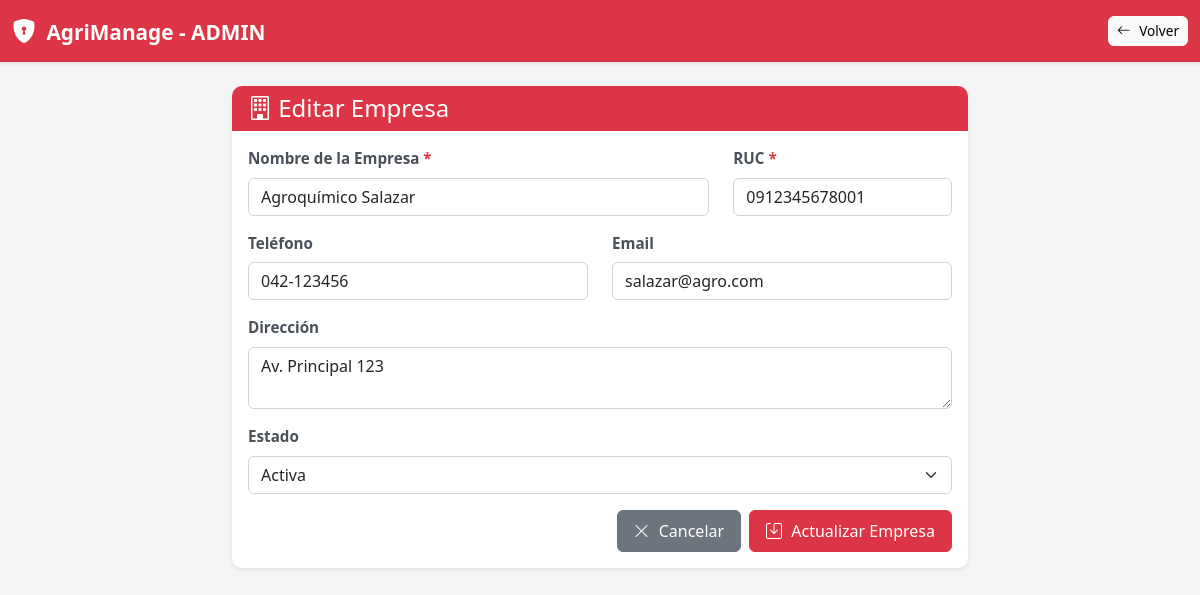
Page /admin/empresa_editar.php?id=1 (signed in) on the earlier database version.
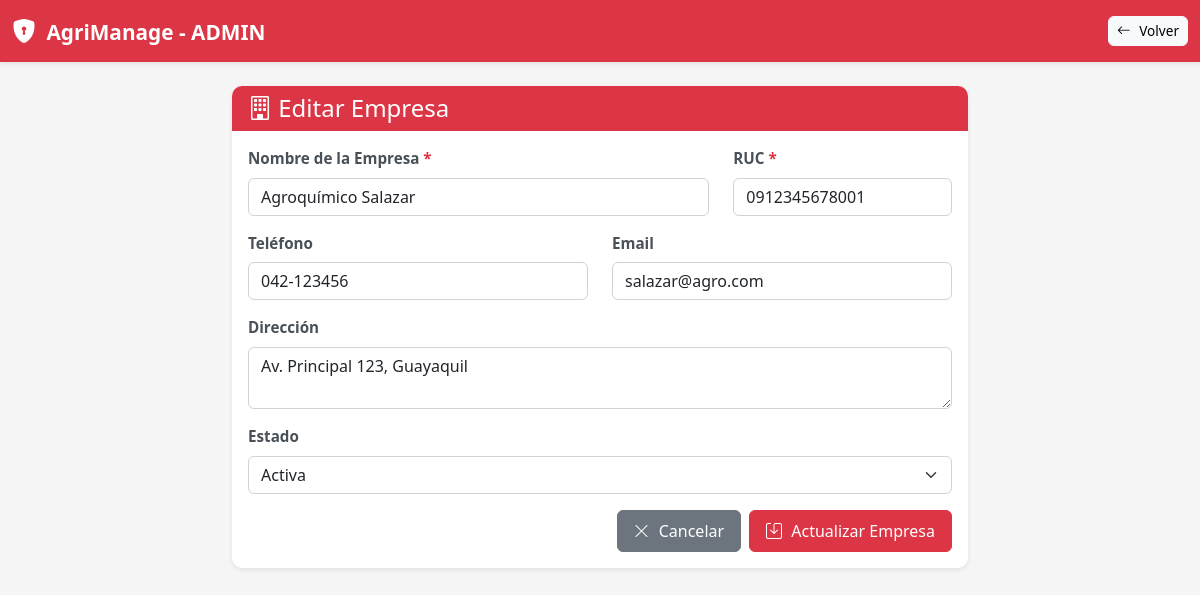
Same page on the later database version.
### tables this page shows
CREATE TABLE empresas (
    id INT PRIMARY KEY AUTO_INCREMENT,
    nombre VARCHAR(100) NOT NULL,
    ruc VARCHAR(20) UNIQUE,
    direccion TEXT,
    telefono VARCHAR(20),
    email VARCHAR(100),
    activo TINYINT(1) DEFAULT 1,
    created_at TIMESTAMP DEFAULT CURRENT_TIMESTAMP,
    updated_at TIMESTAMP DEFAULT CURRENT_TIMESTAMP ON UPDATE CURRENT_TIMESTAMP,
    deleted_at TIMESTAMP NULL
);

### admin/empresa_editar.php (the view, shortened to what this page needs)
<?php
$database = new Database();
$db = $database->getConnection();
$id_empresa = isset($_GET['id']) ? intval($_GET['id']) : 0;
try {
    $query = "SELECT * FROM empresas WHERE id = :id AND deleted_at IS NULL";
    $stmt = $db->prepare($query);
    $stmt->bindParam(':id', $id_empresa);
    $stmt->execute();
    $empresa = $stmt->fetch();
} catch (PDOException $e) {
    $_SESSION['error'] = "Error: " . $e->getMessage();
    header('Location: dashboard.php');
    exit();
}
?>
<!DOCTYPE html>
<html lang="es">
<head>
    <link href="https://cdn.jsdelivr.net/npm/bootstrap@5.3.0/dist/css/bootstrap.min.css" rel="stylesheet">
    <link href="https://cdn.jsdelivr.net/npm/bootstrap-icons@1.10.0/font/bootstrap-icons.css" rel="stylesheet">
    <link href="../public/css/style.css" rel="stylesheet">
</head>
<body>
    <nav class="navbar navbar-dark bg-danger sticky-top shadow-sm">
        <div class="container-fluid">
            <a class="navbar-brand" href="dashboard.php">
                <i class="bi bi-shield-lock-fill"></i>
                <strong>AgriManage - ADMIN</strong>
            </a>
            <a href="dashboard.php" class="btn btn-sm btn-light">
                <i class="bi bi-arrow-left"></i> Volver
            </a>
        </div>
    </nav>
    <div class="container mt-4">
        <div class="row justify-content-center">
            <div class="col-md-8">
                <div class="card">
                    <div class="card-header bg-danger text-white">
                        <h4 class="mb-0">
                            <i class="bi bi-building"></i> Editar Empresa
                        </h4>
                    </div>
                    <div class="card-body">
                        <form method="POST" action="">
                            <div class="row mb-3">
                                <div class="col-md-8">
                                    <label class="form-label">Nombre de la Empresa <span class="text-danger">*</span></label>
                                    <input type="text" class="form-control" name="nombre"
                                           value="<?php echo htmlspecialchars($empresa['nombre']); ?>" required>
                                </div>
                                <div class="col-md-4">
                                    <label class="form-label">RUC <span class="text-danger">*</span></label>
                                    <input type="text" class="form-control" name="ruc"
                                           value="<?php echo htmlspecialchars($empresa['ruc']); ?>"
                                           pattern="[0-9]{13}" maxlength="13" required>
                                </div>
                            </div>
                            <div class="row mb-3">
                                <div class="col-md-6">
                                    <label class="form-label">Teléfono</label>
                                    <input type="tel" class="form-control" name="telefono"
                                           value="<?php echo htmlspecialchars($empresa['telefono']); ?>">
                                </div>
                                <div class="col-md-6">
                                    <label class="form-label">Email</label>
                                    <input type="email" class="form-control" name="email"
                                           value="<?php echo htmlspecialchars($empresa['email']); ?>">
                                </div>
                            </div>
                            <div class="mb-3">
                                <label class="form-label">Dirección</label>
                                <textarea class="form-control" name="direccion" rows="2"><?php echo htmlspecialchars($empresa['direccion']); ?></textarea>
                            </div>
                            <div class="mb-3">
                                <label class="form-label">Estado</label>
                                <select class="form-select" name="activo">
                                    <option value="1" <?php echo $empresa['activo'] ? 'selected' : ''; ?>>Activa</option>
                                </select>
                            </div>
                            <div class="d-flex justify-content-end gap-2">
                                <a href="dashboard.php" class="btn btn-secondary">
                                    <i class="bi bi-x-lg"></i> Cancelar
                                </a>
                                <button type="submit" class="btn btn-danger">
                                    <i class="bi bi-save"></i> Actualizar Empresa
                                </button>
                            </div>
                        </form>
                    </div>
                </div>
            </div>
        </div>
    </div>
</body>
</html>

### public/css/style.css (style rules this page uses)
:root { --primary-color: #198754; --secondary-color: #6c757d; --success-color: #28a745; --danger-color: #dc3545; --warning-color: #ffc107; --info-color: #17a2b8; --light-color: #f8f9fa; --dark-color: #343a40; --sidebar-width: 250px; }
body { font-family: 'Segoe UI', Tahoma, Geneva, Verdana, sans-serif; font-size: 0.95rem; background-color: #f5f5f5; }
.navbar-brand { font-size: 1.3rem; font-weight: 600; }
.navbar-brand i { font-size: 1.5rem; margin-right: 5px; }
.card { border: none; border-radius: 10px; box-shadow: 0 2px 4px rgba(0, 0, 0, 0.08); margin-bottom: 20px; transition: transform 0.2s, box-shadow 0.2s; }
.card-header { border-radius: 10px 10px 0 0 !important; border-bottom: none; font-weight: 600; }
.btn { border-radius: 6px; font-weight: 500; padding: 0.5rem 1rem; transition: all 0.2s; }
.btn i { margin-right: 5px; }
.btn-sm { padding: 0.25rem 0.5rem; font-size: 0.85rem; }
.form-label { font-weight: 600; color: #495057; margin-bottom: 0.5rem; }
.form-control, .form-select { border-radius: 6px; border: 1px solid #ced4da; transition: border-color 0.15s ease-in-out, box-shadow 0.15s ease-in-out; }

Differences in the rows shown:
changed empresas "Agroquímico Salazar": direccion "Av. Principal 123" → "Av. Principal 123, Guayaquil"
